Frame 1 (no input): blank canvas, image omitted
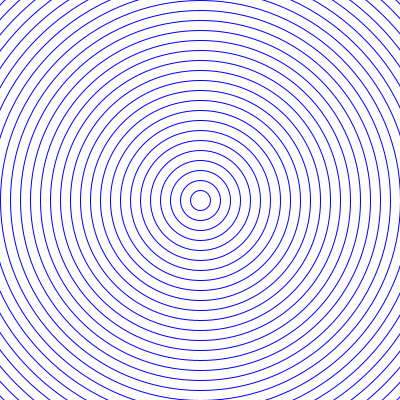
Frame 60 (the mouse pressed at the canvas centre just before this capture)
Frame 120 (the mouse held since frame 60 and released just before this capture): identical to frame 60, image omitted

The Processing sketch that drew this single still picture (run headless with seeded random() and noise(); from frame 60 on, the mouse is pressed at the canvas centre):

// Processing sketch: Rings
// ── Rings.pde
int r = 0;

void setup(){
  size(400,400);
  background(255);

 }

void draw(){
  stroke(0,0,255);
  noFill();
  ellipse(200,200,r*2,r*2);  
  r = r + 10;

}
